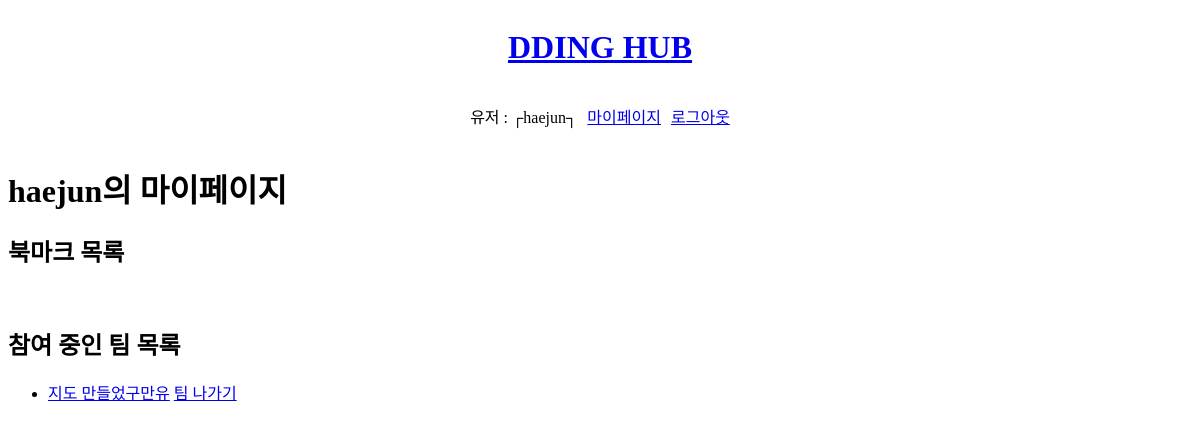
The app's page /mypage/4/ (signed in), older data.
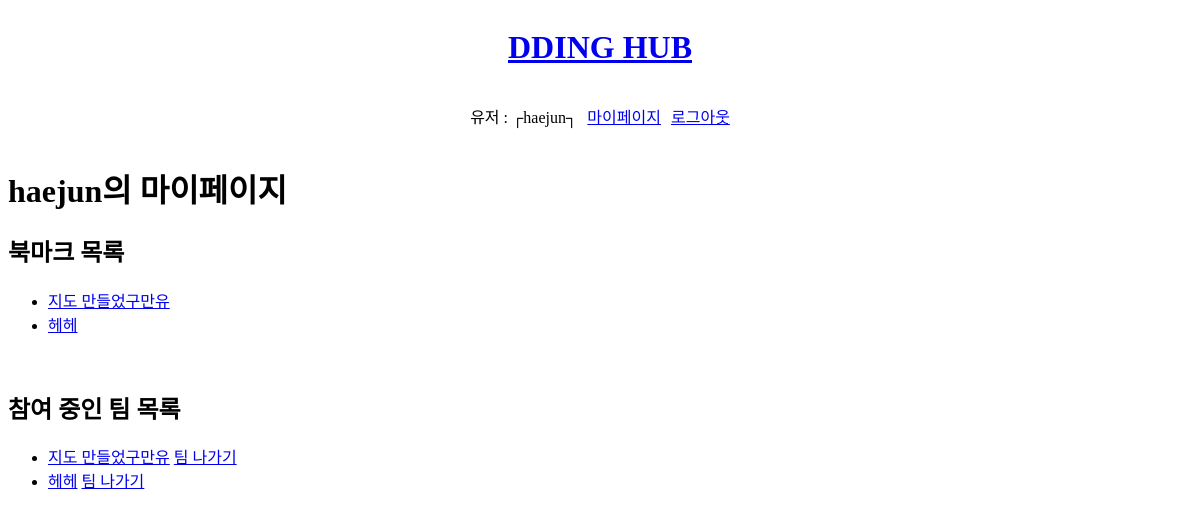
The same page, newer data.
### ddingapp/models.py (models this page shows)
class Team(models.Model):
    name = models.CharField(max_length=50)
    gongmo = models.ForeignKey(Gongmo, on_delete=models.CASCADE)
    jickgoons = models.ManyToManyField(Jickgoon, through="Member")
    created_by = models.ForeignKey(User, on_delete=models.CASCADE, null=True)

class Bookmark(models.Model):
    user = models.ForeignKey(User, on_delete=models.CASCADE)
    team = models.ForeignKey(Team, on_delete=models.CASCADE)

### ddingapp/views.py (the view)
# urls.py: path('mypage/<int:user_id>/', views.mypage, name='mypage'),
@login_required
def mypage(request, user_id):
    user = get_object_or_404(User, pk=user_id)
    bookmarks = Bookmark.objects.filter(user=user)
    teams = Team.objects.filter(member__user=user)
    context = {'user': user, 'bookmarks': bookmarks, 'teams':teams,}
    return render(request, 'ddingapp/mypage.html', context)

### ddingapp/templates/ddingapp/mypage.html
{% extends 'base.html' %}
{% block body %}
<h1>{{ user }}의 마이페이지</h1>
<h2>북마크 목록</h2>
<ul>
  {% for bookmark in bookmarks %}
  <li><a href="/{{ bookmark.team.gongmo.pk }}/{{ bookmark.team.pk }}">{{ bookmark.team.name }}</a></li>
  {% endfor %}
</ul>
<br>
<h2>참여 중인 팀 목록</h2>
<ul>
  {% for team in teams %}
  <li>
    <a href="/{{ team.gongmo.pk }}/{{ team.pk }}/">{{ team.name }}</a>
    <a href="/{{ team.pk }}/leaveTeam/">팀 나가기</a>
  </li>
  {% endfor %}
</ul>
{% endblock %}

Row changes from the older to the newer data that the page shows:
added Bookmark: team.name "지도 만들었구만유"
added Bookmark: team.name "헤헤"
added Team: name "헤헤"
